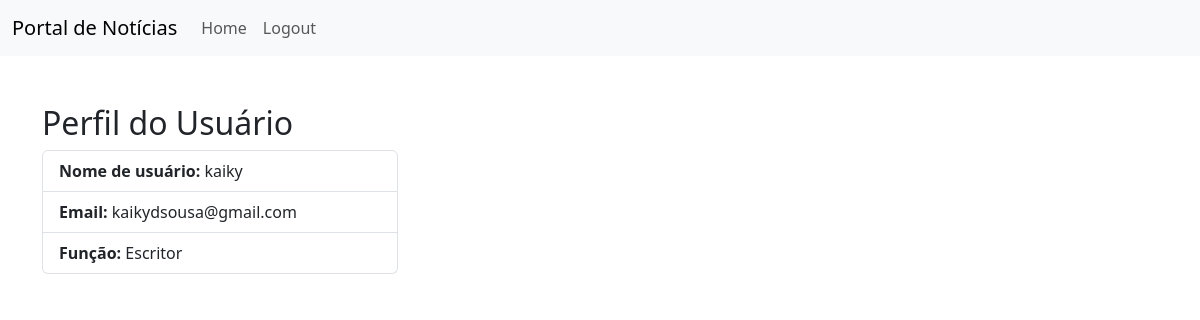
/profile/ (signed in), run on the app's committed database.
### home/models.py (models this page shows, shortened)
class CustomUser(AbstractUser):
    email = models.EmailField(unique=True, blank=False, null=False)
    LEITOR = "Leitor"
    ESCRITOR = "Escritor"
    LEITOR_OU_ESCRITOR = {
        LEITOR: "Leitor",
        ESCRITOR: "Escritor",
    }
    role = models.CharField(
        max_length=10, choices=LEITOR_OU_ESCRITOR.items(), default=LEITOR
    )

### home/views.py (the view)
# urls.py: path('profile/', profile_view, name='user_profile'),
def profile_view(request):
    return render(request, 'profile.html', {'user':request.user})

### templates/profile.html (shortened to what this page needs)
</html><!DOCTYPE html>
<html lang="en">
<head>
    <link href="https://cdn.jsdelivr.net/npm/bootstrap@5.3.0-alpha1/dist/css/bootstrap.min.css" rel="stylesheet">
</head>
<body>
<nav class="navbar navbar-expand-lg navbar-light bg-light">
    <div class="container-fluid">
        <a class="navbar-brand" href="#">Portal de Notícias</a>
        <div class="collapse navbar-collapse" id="navbarNav">
            <ul class="navbar-nav">
                <li class="nav-item">
                        <a class="nav-link" href="{% url 'home' %}">Home</a>
                </li>
                <li class="nav-item">
                    <a class="nav-link" href="/logout">Logout</a>
                </li>
            </ul>
        </div>
    </div>
</nav>
<div class="container mt-5">
    <div class="row">
        <div class="col-md-4">
            <h2>Perfil do Usuário</h2>
            <ul class="list-group">
                <li class="list-group-item"><strong>Nome de usuário:</strong> {{ user.username }}</li>
                <li class="list-group-item"><strong>Email:</strong> {{ user.email }}</li>
                <li class="list-group-item"><strong>Função:</strong> {{ user.role }}</li>
            </ul>
        </div>
    </div>
</div>
</body>
</html>

### data on the page
CustomUser: username "kaiky", email "kaikydsousa@gmail.com", role "Escritor"
